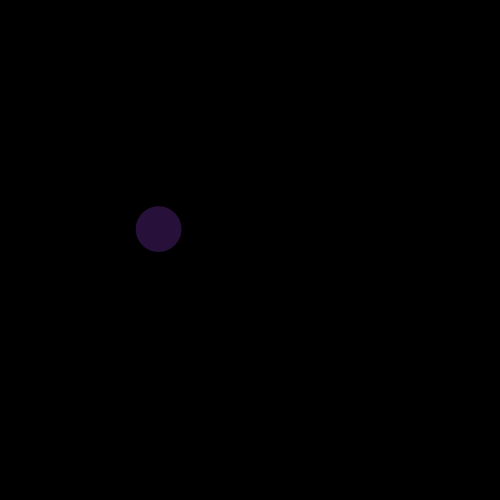
Frame 1 (no input)
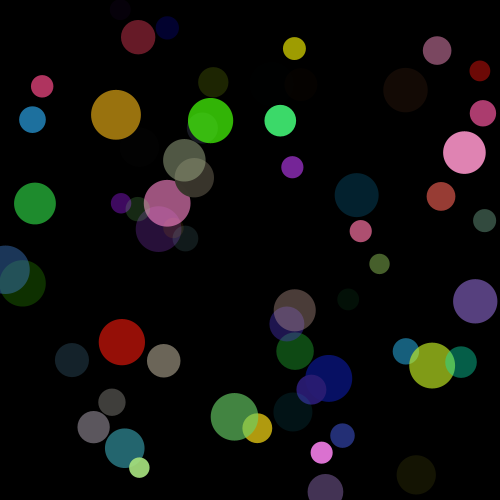
Frame 60 (the mouse pressed at the canvas centre just before this capture)
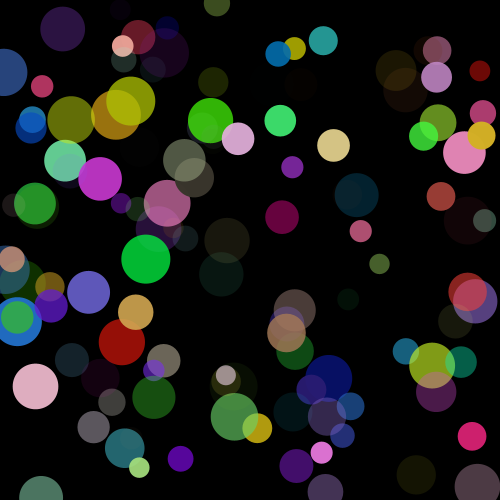
Frame 120 (the mouse held since frame 60 and released just before this capture)

The Processing sketch that drew these frames (run headless with seeded random() and noise(); from frame 60 on, the mouse is pressed at the canvas centre):

// Processing sketch: sketch_04_random
// ── sketch_04_random.pde
float r, g, b, a;
float radius;
float x, y;

void setup() {
  size(500,500);  
  background(0);
}

void draw() {
  r = random(255);
  g = random(255);
  b = random(255);
  a = random(255);
  
  radius = random(20,50);
  x = random(width);
  y = random(height);
  
  noStroke();
  fill(r,g,b,a);
  ellipse(x,y,radius,radius);
  
  println(x, y);
}
